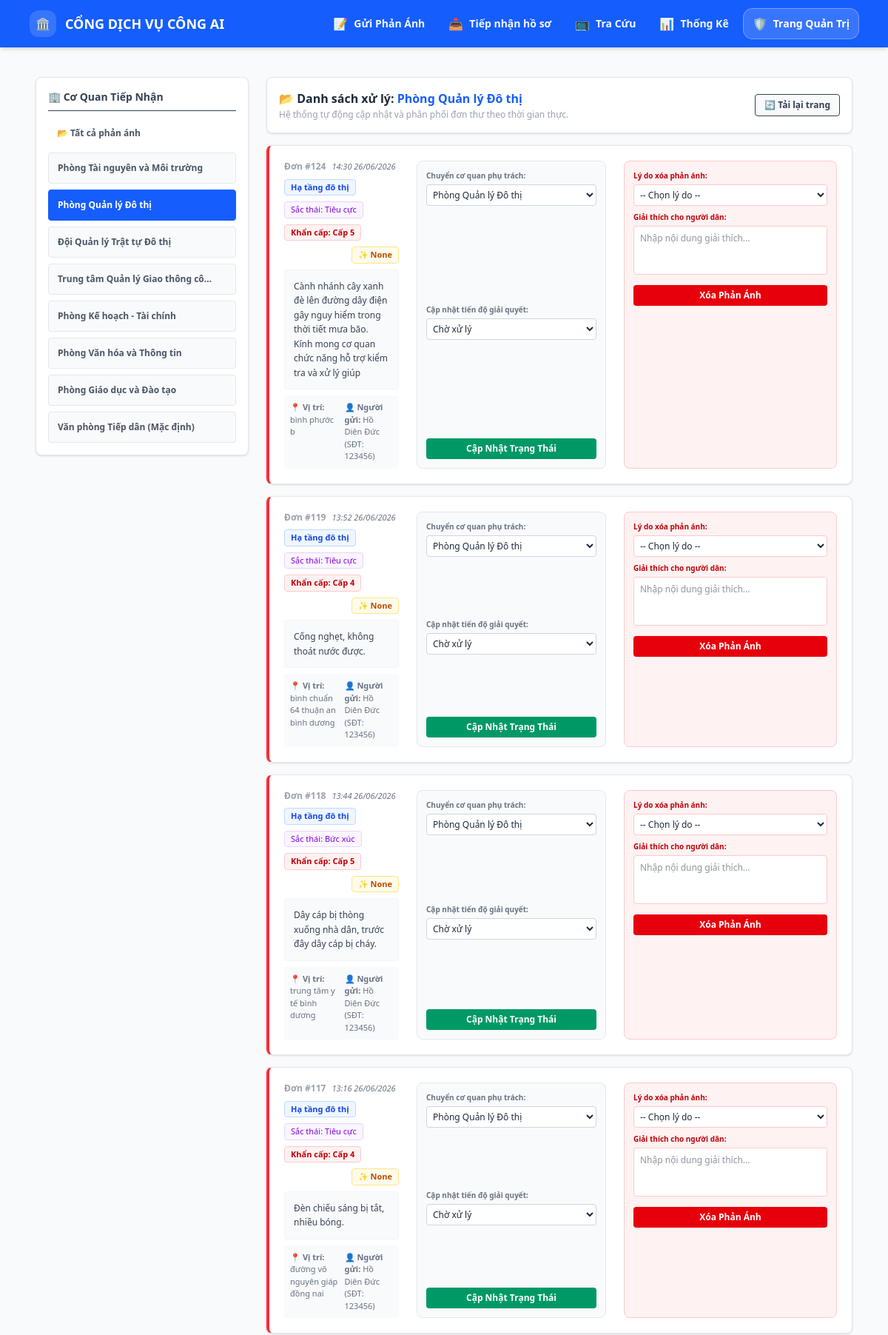
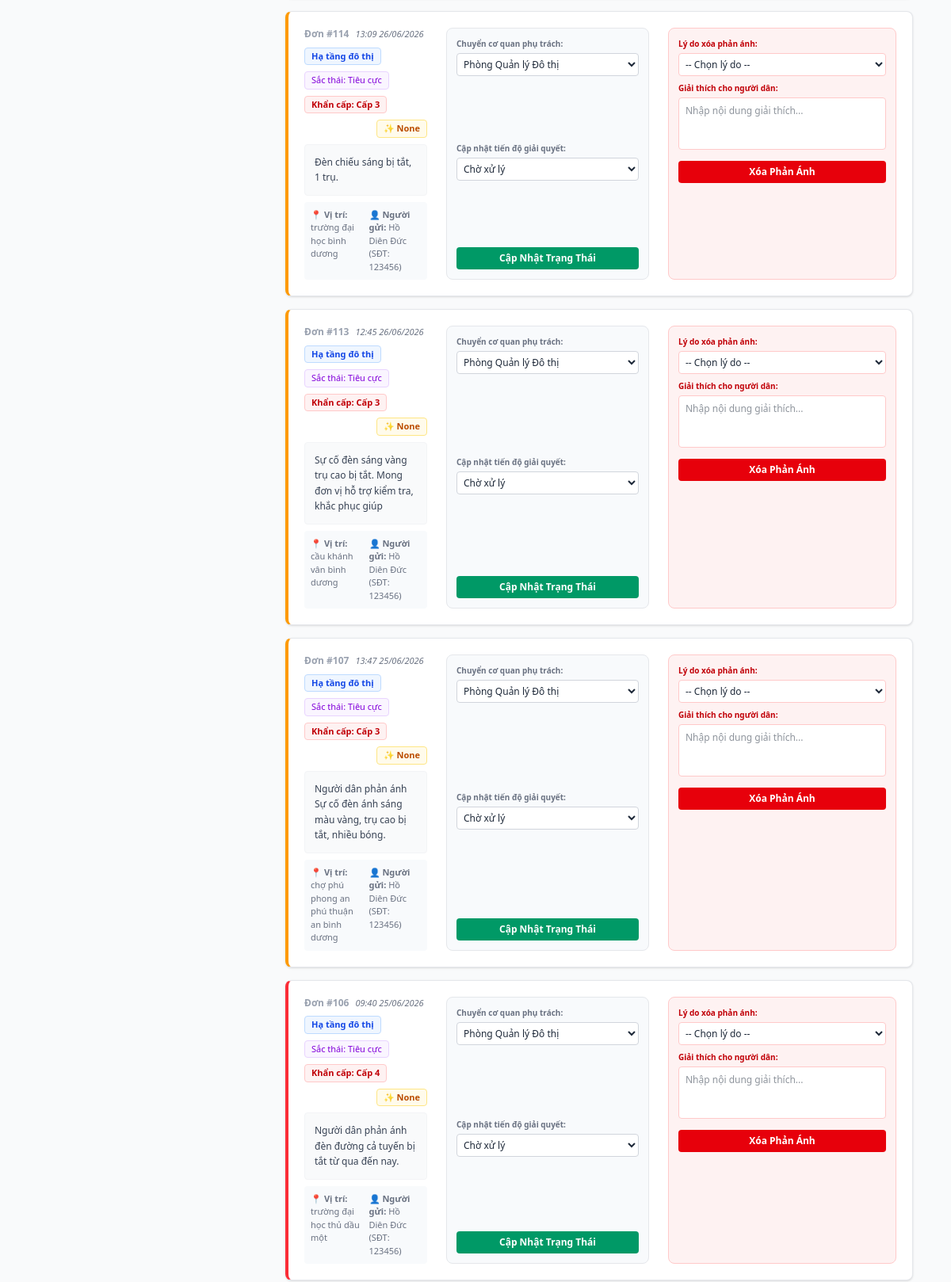
The app's page /admin?phong_id=2 (upper part) with its own data (2 pictures, top to bottom).
### tables this page shows
CREATE TABLE config_phong_ban (
                        id INTEGER PRIMARY KEY AUTOINCREMENT,
                        ten_phong TEXT,
                        linh_vuc_phu_trach TEXT UNIQUE);

CREATE TABLE phan_anh (
                        id INTEGER PRIMARY KEY AUTOINCREMENT,
                        noi_dung TEXT,
                        file_dinh_kem TEXT,
                        dia_chi TEXT,
                        ten_nguoi_gui TEXT,
                        sdt TEXT,
                        linh_vuc TEXT,
                        tu_khoa TEXT,
                        sac_thai TEXT,
                        do_khan_cap INTEGER,
                        phong_ban_id INTEGER,
                        trang_thai TEXT,
                        ngay_gui TEXT,
                        trang_thai_duyet TEXT DEFAULT 'Cho_tiep_nhan', ly_do_xoa TEXT, giai_thich_xoa TEXT, ngay_xoa TEXT, lat REAL, lng REAL);

### app.py (the view, shortened to what this page needs)
@app.route('/admin', methods=['GET', 'POST'])
def page_admin():
    conn = sqlite3.connect(DB_FILE)
    cursor = conn.cursor()
    message = None
    msg_type = None  # 'success' | 'error'
    allowed_trang_thai = {'Chờ xử lý', 'Đang xử lý', 'Đã hoàn thành', 'Chuyển cấp', 'Trả về'}
    allowed_ly_do_xoa = {'Phản ánh bị trùng', 'Không thuộc phạm vi giải quyết'}
    selected_phong_id = request.args.get('phong_id', type=int)
    sql_query = """
        SELECT pa.id, pa.noi_dung, pa.file_dinh_kem, pa.dia_chi, pa.ten_nguoi_gui,
               pa.sdt, pa.linh_vuc, pa.sac_thai, pa.do_khan_cap, pa.trang_thai,
               pa.phong_ban_id, pa.ngay_gui
        FROM phan_anh pa
        LEFT JOIN config_phong_ban pb ON pa.phong_ban_id = pb.id
        WHERE pa.trang_thai_duyet NOT IN ('Cho_tiep_nhan', 'Da_xoa')
    """
    if selected_phong_id:
        cursor.execute(sql_query + " AND phong_ban_id = ? ORDER BY pa.id DESC", (selected_phong_id,))
    else:
        cursor.execute(sql_query + " ORDER BY pa.id DESC")
    list_phan_anh = cursor.fetchall()
    cursor.execute("SELECT id, ten_phong FROM config_phong_ban")
    list_phong_ban = cursor.fetchall()
    conn.close()
    return render_template('admin.html', list_phan_anh=list_phan_anh, list_phong_ban=list_phong_ban, selected_phong_id=selected_phong_id, message=message, msg_type=msg_type)

### templates/admin.html (shortened to what this page needs)
{% extends "layout.html" %}
{% block content %}
<div class="flex flex-col lg:flex-row gap-6 mt-4">
    <div class="w-full lg:w-72 shrink-0 bg-white p-4 rounded-lg border border-gray-200 shadow-sm h-fit">
        <h3 class="font-bold text-gray-700 text-sm mb-3 pb-2 border-b flex items-center gap-2">
            🏢 Cơ Quan Tiếp Nhận
        </h3>
        <div class="space-y-2">
            <a href="{{ url_for('page_admin') }}" class="block px-3 py-2.5 rounded text-xs font-semibold transition {% if not selected_phong_id %} bg-blue-600 text-white {% else %} text-gray-600 hover:bg-gray-100 {% endif %}">
                📂 Tất cả phản ánh
            </a>
            {% for pb_id, pb_ten in list_phong_ban %}
            <a href="{{ url_for('page_admin', phong_id=pb_id) }}"
               id="nav-phong-{{ pb_id }}"
               onclick="clearBadge('{{ pb_id }}')"
               class="relative block px-3 py-3 rounded text-xs font-semibold transition flex justify-between items-center border {% if selected_phong_id == pb_id %} bg-blue-600 text-white border-blue-600 {% else %} text-gray-600 bg-gray-50 hover:bg-gray-100 border-gray-200 {% endif %}">
                <span class="truncate pr-4">{{ pb_ten }}</span>
            </a>
            {% endfor %}
        </div>
    </div>
    <div class="flex-1 space-y-4">
        <div class="bg-white p-4 border border-gray-200 rounded-lg shadow-sm flex justify-between items-center">
            <div>
                <h2 class="text-base font-bold text-gray-800">
                    📂 {% if selected_phong_id %}Danh sách xử lý: <span class="text-blue-600">{% for p_id, p_ten in list_phong_ban %}{% if p_id == selected_phong_id %}{{ p_ten }}{% endif %}{% endfor %}</span>{% else %}Tổng hợp tất cả phản ánh toàn hệ thống{% endif %}
                </h2>
                <p class="text-xs text-gray-400 mt-0.5">Hệ thống tự động cập nhật và phân phối đơn thư theo thời gian thực.</p>
            </div>
            <button onclick="window.location.reload()" class="bg-gray-50 hover:bg-gray-100 text-gray-700 font-semibold py-1.5 px-3 rounded text-xs transition border flex items-center gap-1">
                🔄 Tải lại trang
            </button>
        </div>
        <div id="danh-sach-don-thu" class="space-y-4">
            {% for id, noi_dung, file_dinh_kem, dia_chi, ten_nguoi_gui, sdt, linh_vuc, sac_thai, do_khan_cap, trang_thai, phong_ban_id,ngay_gui in list_phan_anh %}
            <div class="bg-white border border-gray-200 rounded-lg p-5 shadow-sm flex flex-col md:flex-row justify-between gap-6 border-l-4
            {% if do_khan_cap is not none and do_khan_cap >= 4 %}
        border-l-red-500
    {% elif do_khan_cap is not none and do_khan_cap == 3 %}
        border-l-amber-500
    {% else %}
        border-l-blue-500
    {% endif %}">
                <div class="flex-1 space-y-2">
                    <div class="flex flex-wrap items-center gap-2 text-[11px]">
                        <span class="font-bold text-gray-400 text-xs">Đơn #{{ id }}</span>
                        <span class="text-gray-500 italic"> {{ ngay_gui }}</span>
                        <span class="bg-blue-50 text-blue-700 px-2 py-0.5 rounded font-bold border border-blue-200">{{ linh_vuc }}</span>
                        <span class="bg-purple-50 text-purple-700 px-2 py-0.5 rounded border border-purple-200">Sắc thái: {{ sac_thai }}</span>
                        <span class="bg-red-50 text-red-700 px-2 py-0.5 rounded font-bold border border-red-200">Khẩn cấp: Cấp {{ do_khan_cap }}</span>
                        <span class="bg-amber-50 text-amber-700 px-2 py-0.5 rounded font-bold border border-amber-200 ml-auto">✨ {{ trang_thai }}</span>
                    </div>
                    <p class="text-gray-700 text-xs bg-gray-50 p-3 rounded font-medium border border-gray-100 leading-relaxed">{{ noi_dung }}</p>
                    <div class="text-[11px] text-gray-500 grid grid-cols-1 sm:grid-cols-2 gap-2 bg-slate-50 p-2 rounded">
                        <p>📍 <strong>Vị trí:</strong> {{ dia_chi }}</p>
                        <p>👤 <strong>Người gửi:</strong> {{ ten_nguoi_gui }} (SĐT: {{ sdt }})</p>
                    </div>
                </div>
                <form method="POST" class="w-full md:w-64 bg-slate-50 p-3 rounded-lg border border-gray-200 flex flex-col justify-between gap-2 shrink-0">
                    <div>
                        <label class="block text-[10px] font-bold text-gray-500 mb-1">Chuyển cơ quan phụ trách:</label>
                        <select name="phong_ban_id" class="w-full bg-white border border-gray-300 p-1 rounded text-xs outline-none">
                            {% for p_id, p_ten in list_phong_ban %}
                            <option value="{{ p_id }}" {% if p_id == phong_ban_id %} selected {% endif %}>{{ p_ten }}</option>
                            {% endfor %}
                        </select>
                    </div>
                    <div>
                        <label class="block text-[10px] font-bold text-gray-500 mb-1">Cập nhật tiến độ giải quyết:</label>
                        <select name="trang_thai" class="w-full bg-white border border-gray-300 p-1 rounded text-xs outline-none">
                            <option value="Chờ xử lý" {% if trang_thai == 'Chờ xử lý' %} selected {% endif %}>Chờ xử lý</option>
                        </select>
                    </div>
                    <button type="submit" class="w-full bg-emerald-600 text-white text-xs py-1.5 rounded font-bold hover:bg-emerald-700 transition">Cập Nhật Trạng Thái</button>
                </form>
                <form method="POST" class="w-full md:w-72 bg-red-50 p-3 rounded-lg border border-red-200 flex flex-col gap-2 shrink-0"
                      onsubmit="return confirm('Xóa phản ánh này khỏi danh sách xử lý? Lý do sẽ được hiển thị cho người dân.');">
                    <div>
                        <label class="block text-[10px] font-bold text-red-700 mb-1">Lý do xóa phản ánh:</label>
                        <select name="ly_do_xoa" class="w-full bg-white border border-red-200 p-1 rounded text-xs outline-none" required>
                            <option value="">-- Chọn lý do --</option>
                        </select>
                    </div>
                    <div>
                        <label class="block text-[10px] font-bold text-red-700 mb-1">Giải thích cho người dân:</label>
                        <textarea name="giai_thich_xoa" rows="3" class="w-full bg-white border border-red-200 p-2 rounded text-xs outline-none resize-none" placeholder="Nhập nội dung giải thích..." required></textarea>
                    </div>
                    <button type="submit" class="w-full bg-red-600 text-white text-xs py-1.5 rounded font-bold hover:bg-red-700 transition">Xóa Phản Ánh</button>
                </form>
            </div>
            {% endfor %}
        </div>
    </div>
</div>
{% endblock %}

### records on screen
config_phong_ban: ten_phong "Phòng Tài nguyên và Môi trường"
config_phong_ban: ten_phong "Phòng Quản lý Đô thị"
config_phong_ban: ten_phong "Đội Quản lý Trật tự Đô thị"
config_phong_ban: ten_phong "Trung tâm Quản lý Giao thông cô…"
config_phong_ban: ten_phong "Phòng Kế hoạch - Tài chính"
config_phong_ban: ten_phong "Phòng Văn hóa và Thông tin"
config_phong_ban: ten_phong "Phòng Giáo dục và Đào tạo"
config_phong_ban: ten_phong "Văn phòng Tiếp dân (Mặc định)"
phan_anh: id "124", ngay_gui "14:30 26/06/2026", linh_vuc "Hạ tầng đô thị", sac_thai "Tiêu cực", do_khan_cap "5", trang_thai "None", noi_dung "Cành nhánh cây xanh đè lên đường dây điện gây nguy hiểm trong thời tiết mưa bão. Kính mong cơ quan chức năng hỗ trợ kiểm tra và xử lý giúp", dia_chi "bình phước b", ten_nguoi_gui "Hồ Diên Đức", sdt "123456", phong_ban_id "Phòng Quản lý Đô thị"
phan_anh: id "119", ngay_gui "13:52 26/06/2026", linh_vuc "Hạ tầng đô thị", sac_thai "Tiêu cực", do_khan_cap "4", trang_thai "None", noi_dung "Cống nghẹt, không thoát nước được.", dia_chi "bình chuẩn 64 thuận an bình dương", ten_nguoi_gui "Hồ Diên Đức", sdt "123456", phong_ban_id "Phòng Quản lý Đô thị"
phan_anh: id "118", ngay_gui "13:44 26/06/2026", linh_vuc "Hạ tầng đô thị", sac_thai "Bức xúc", do_khan_cap "5", trang_thai "None", noi_dung "Dây cáp bị thòng xuống nhà dân, trước đây dây cáp bị cháy.", dia_chi "trung tâm y tế bình dương", ten_nguoi_gui "Hồ Diên Đức", sdt "123456", phong_ban_id "Phòng Quản lý Đô thị"
phan_anh: id "117", ngay_gui "13:16 26/06/2026", linh_vuc "Hạ tầng đô thị", sac_thai "Tiêu cực", do_khan_cap "4", trang_thai "None", noi_dung "Đèn chiếu sáng bị tắt, nhiều bóng.", dia_chi "đường võ nguyên giáp đồng nai", ten_nguoi_gui "Hồ Diên Đức", sdt "123456", phong_ban_id "Phòng Quản lý Đô thị"
phan_anh: id "114", ngay_gui "13:09 26/06/2026", linh_vuc "Hạ tầng đô thị", sac_thai "Tiêu cực", do_khan_cap "3", trang_thai "None", noi_dung "Đèn chiếu sáng bị tắt, 1 trụ.", dia_chi "trường đại học bình dương", ten_nguoi_gui "Hồ Diên Đức", sdt "123456", phong_ban_id "Phòng Quản lý Đô thị"
phan_anh: id "113", ngay_gui "12:45 26/06/2026", linh_vuc "Hạ tầng đô thị", sac_thai "Tiêu cực", do_khan_cap "3", trang_thai "None", noi_dung "Sự cố đèn sáng vàng trụ cao bị tắt. Mong đơn vị hỗ trợ kiểm tra, khắc phục giúp", dia_chi "cầu khánh vân bình dương", ten_nguoi_gui "Hồ Diên Đức", sdt "123456", phong_ban_id "Phòng Quản lý Đô thị"
phan_anh: id "107", ngay_gui "13:47 25/06/2026", linh_vuc "Hạ tầng đô thị", sac_thai "Tiêu cực", do_khan_cap "3", trang_thai "None", noi_dung "Người dân phản ánh Sự cố đèn ánh sáng màu vàng, trụ cao bị tắt, nhiều bóng.", dia_chi "chợ phú phong an phú thuận an bình dương", ten_nguoi_gui "Hồ Diên Đức", sdt "123456", phong_ban_id "Phòng Quản lý Đô thị"
phan_anh: id "106", ngay_gui "09:40 25/06/2026", linh_vuc "Hạ tầng đô thị", sac_thai "Tiêu cực", do_khan_cap "4", trang_thai "None", noi_dung "Người dân phản ánh đèn đường cả tuyến bị tắt từ qua đến nay.", dia_chi "trường đại học thủ dầu một", ten_nguoi_gui "Hồ Diên Đức", sdt "123456", phong_ban_id "Phòng Quản lý Đô thị"
